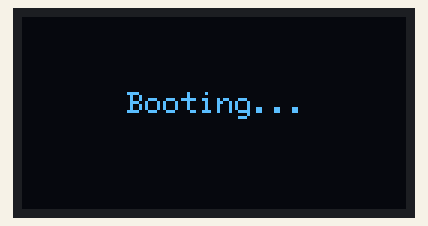
Bench run of a sketch on a simulated ESP32. On the bench: 128×64 one-colour display. WiFi joins after 1.5 s; servers stay silent unless stated; what the sketch prints to the serial monitor is not drawn.

Above: at 0.1 s.
At 2.1 s:
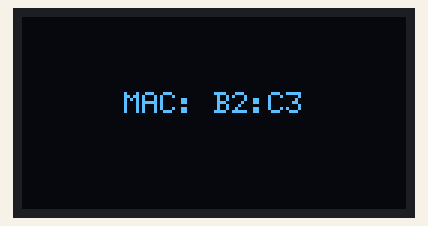
At 6.2 s:
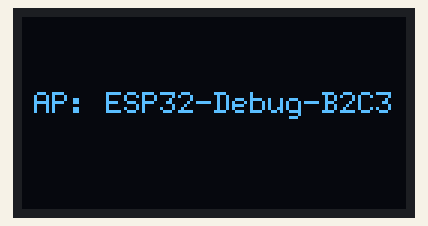
At 12.8 s:
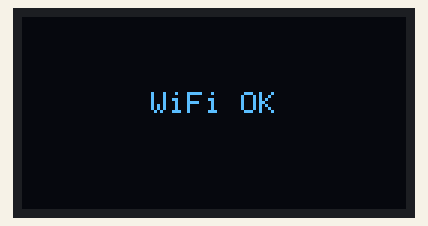
At 17.8 s:
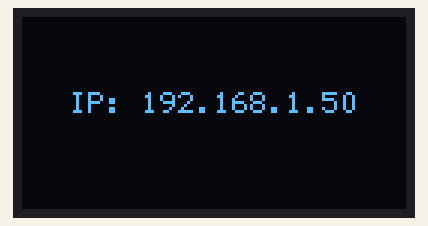
At 37.9 s:
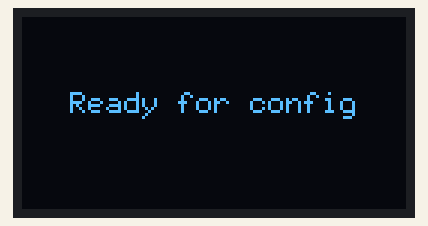

Measured:
- what the display in image 1 shows lasts 2.0 s, from 2.1 s to 4.1 s
- what the display in image 2 shows lasts 4.5 s, from 6.2 s to 10.7 s
- what the display in image 3 shows lasts 5.1 s, from 12.7 s to 17.8 s

The sketch:

esp32_display_client_debug.ino
```cpp
/*
  ESP32 Display Client - Debug Version
  Simplified version for troubleshooting WiFi and connection issues

  Use this version first to ensure WiFi setup works before using the full version.
*/

#include <WiFi.h>
#include <WiFiManager.h> // https://github.com/tzapu/WiFiManager
#include <U8g2lib.h>
#include <Wire.h>

// ---------- CONFIG ----------
const char* SERVER_BASE = "https://esp32-display-api.onrender.com";
const int WIFI_TIMEOUT_SEC = 180; // 3 minutes

// Choose your display (one of these)
U8G2_SH1106_128X64_NONAME_F_HW_I2C u8g2(U8G2_R0, /* reset=*/ U8X8_PIN_NONE);
// U8G2_SSD1306_128X64_NONAME_F_HW_I2C u8g2(U8G2_R0, /* reset=*/ U8X8_PIN_NONE);

void drawCentered(const String& line, int y) {
  int w = u8g2.getStrWidth(line.c_str());
  int x = (128 - w) / 2;
  if (x < 0) x = 0;
  u8g2.drawStr(x, y, line.c_str());
}

void showStatus(const String& status) {
  u8g2.clearBuffer();
  u8g2.setFont(u8g2_font_6x12_tf);
  drawCentered(status, 32);
  u8g2.sendBuffer();
  Serial.println("Status: " + status);
}

void setup() {
  Serial.begin(115200);
  Serial.println("\n\n=== ESP32 Display Debug v1.0 ===");

  // Display init
  u8g2.begin();
  u8g2.setFont(u8g2_font_6x12_tf);
  showStatus("Booting...");
  delay(2000);

  // Show MAC address for debugging
  String mac = WiFi.macAddress();
  Serial.println("MAC Address: " + mac);
  showStatus("MAC: " + mac.substring(12));
  delay(2000);

  showStatus("WiFi Setup");
  Serial.println("Starting WiFi setup...");

  // WiFi config portal with extended timeout
  WiFiManager wm;

  // FORCE RESET - Clear all stored WiFi credentials
  Serial.println("Clearing stored WiFi credentials...");
  showStatus("Clearing WiFi");
  wm.resetSettings();
  WiFi.disconnect(true, true); // Disconnect and clear credentials
  delay(2000);

  // Debug settings
  wm.setDebugOutput(true);
  wm.setTimeout(WIFI_TIMEOUT_SEC);
  wm.setConnectTimeout(30); // 30 seconds to connect
  wm.setConfigPortalTimeout(300); // 5 minutes for config portal

  // Create unique AP name
  String apName = "ESP32-Debug-" + mac.substring(12);
  apName.replace(":", "");

  Serial.println("AP Name will be: " + apName);
  showStatus("AP: " + apName);
  delay(3000);

  // Try to connect
  if (!wm.autoConnect(apName.c_str())) {
    Serial.println("Failed to connect to WiFi");
    showStatus("WiFi Failed");
    delay(5000);
    ESP.restart();
  }

  // Connected successfully
  Serial.println("WiFi connected!");
  Serial.println("IP: " + WiFi.localIP().toString());
  Serial.println("Signal: " + String(WiFi.RSSI()) + " dBm");

  showStatus("Connected!");
  delay(2000);

  String ip = WiFi.localIP().toString();
  showStatus("IP: " + ip);

  Serial.println("Setup complete - entering main loop");
}

void loop() {
  // Check WiFi status
  if (WiFi.status() != WL_CONNECTED) {
    Serial.println("WiFi disconnected!");
    showStatus("WiFi Lost");
    delay(5000);
    ESP.restart();
    return;
  }

  // Show connection info
  showStatus("WiFi OK");
  delay(5000);

  String ip = WiFi.localIP().toString();
  showStatus("IP: " + ip);
  delay(5000);

  showStatus("Ready for config");
  delay(5000);
}
```
